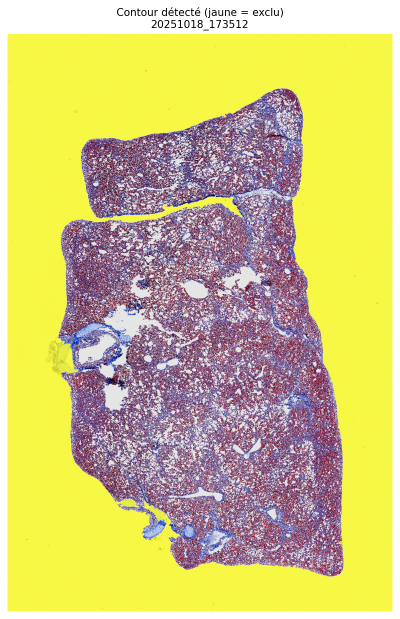
#> input picture NEX2400017A1 TRICHROME - 2024-05-16-1_contour_20251018_173512.png, 800 x 1238 px (shown at 1/2 size); its folder holds only this picture in this run
$ python analyse_pulmonaire.py   (older library calls are emulated)
#> lines starting #> are read from the running program, lines starting #| are printed output that depends on the picture; after the words box and inside, x2 and y2 are one past the last pixel; in counts of white or black regions, pixels touching at a corner belong together
"""
TAI_OpenCV.py - Analyse Automatisée d'Images Histologiques (version OpenCV)
=============================================================================
Analyse de coupes pulmonaires colorées au Trichrome de Masson pour quantifier :
    - Collagène (bleu)
    - Tissu normal (rose/rouge)
    - Air alvéolaire utile (blanc)

Dépendances principales : OpenCV (cv2), numpy, pandas

Cette version est une refonte du script TAI.py original pour utiliser
exclusivement OpenCV pour le traitement d'image, en remplacement de
skimage, scipy, tifffile et matplotlib.

Auteur :  Projet TAI - Analyse SDRA (version finale optimisée OpenCV)
Date : 2025
"""

# ---------------------------
# IMPORTS ET GESTION D'ABSENCES
# ---------------------------
import os
import time
import numpy as np
import pandas as pd
from datetime import datetime
from pathlib import Path

# On vérifie les dépendances critiques (OpenCV, Numpy, Pandas)
try:
    import cv2
except ImportError:
    print("ERREUR: OpenCV (cv2) n'est pas installé. Veuillez l'installer avec 'pip install opencv-python'")
    exit()

try:
    import numpy as np
except ImportError:
    print("ERREUR: Numpy n'est pas installé. Veuillez l'installer avec 'pip install numpy'")
    exit()

try:
    import pandas as pd
except ImportError:
    print("ERREUR: Pandas n'est pas installé. Veuillez l'installer avec 'pip install pandas'")
    exit()


# ================================================================
# AFFICHAGE (fonctions utilitaires pour messages utilisateur)
# ================================================================
# (Identique à l'original)

def print_header(title):
    print("\n" + "=" * 70)
    print(f" {title.center(66)} ")
    print("=" * 70)

def print_info(msg): print(f"ℹ️  {msg}")
def print_success(msg): print(f"✅  {msg}")
def print_warning(msg): print(f"⚠️  {msg}")
def print_error(msg): print(f"❌  {msg}")


# ================================================================
# LECTURE D’IMAGE AVEC SOUS-ÉCHANTILLONNAGE (via OpenCV)
# ================================================================
# Utilise cv2.imread pour lire tous formats (TIFF, PNG, JPG...)

def read_image_cv(path, downscale_preview=2):
    """
    Lit une image avec sous-échantillonnage léger pour économiser la mémoire.
    Utilise OpenCV.
    - path : chemin vers le fichier image
    - downscale_preview : facteur entier (>1) pour prendre 1 pixel sur N
    Retour : un tableau numpy HxWx3 en uint8 (RGB)
    """
    print_info(f"Lecture du fichier: {os.path.basename(path)}")

    # Lecture en BGR par défaut
    arr_bgr = cv2.imread(str(path), cv2.IMREAD_COLOR)

    if arr_bgr is None:
        raise RuntimeError(f"OpenCV n'a pas pu lire le fichier: {path}")

    # Conversion BGR -> RGB pour cohérence
    arr = cv2.cvtColor(arr_bgr, cv2.COLOR_BGR2RGB)

    if downscale_preview > 1:
        H, W = arr.shape[:2]
        # Sous-échantillonnage simple (plus rapide que cv2.resize)
        arr = arr[::downscale_preview, ::downscale_preview]
        print(f"   Image sous-échantillonnée ({downscale_preview}x) → {arr.shape[1]}x{arr.shape[0]} px")

    # Si l'image est en niveaux de gris (ndim == 2), on la convertit en image RGB
    if arr.ndim == 2:
        arr = cv2.cvtColor(arr, cv2.COLOR_GRAY2RGB)

    # On s'assure que le format des pixels est uint8 (valeurs 0-255)
    # cv2.imread (avec IMREAD_COLOR) lit généralement en uint8, mais
    # certains TIFF 16-bit peuvent être lus. On normalise.
    if arr.dtype != np.uint8:
        print_warning(f"Image lue en {arr.dtype}, normalisation en uint8...")
        # Normalisation robuste min-max vers 0-255
        arr = cv2.normalize(arr, None, 0, 255, cv2.NORM_MINMAX, dtype=cv2.CV_8U)

    print_success(f"Image chargée (RGB): {arr.shape[1]}x{arr.shape[0]} px")
    return arr


# ================================================================
# DÉTECTION DU CONTOUR DE L'ÉCHANTILLON (MASQUE GLOBAL - via OpenCV)
# ================================================================

def detect_sample_contour(img, subsample_factor=10, blur_sigma=2):
    """
    Détecte le contour principal (masque binaire) d'un échantillon.
    Utilise OpenCV.
    - img : image RGB numpy
    - subsample_factor : réduction utilisée pour la détection rapide (ex: 10)
    - blur_sigma : sigma du filtre gaussien
    Retour : masque binaire de la taille originale (True = zone d'échantillon)
    """
    print_info("Détection du contour en cours...")
    start = time.time()
    H, W = img.shape[:2]

    # Sous-échantillonnage pour accélérer
    img_small = img[::subsample_factor, ::subsample_factor]

    # Conversion en gris (standard OpenCV)
    gray = cv2.cvtColor(img_small, cv2.COLOR_RGB2GRAY)

    # Application d'un flou gaussien (ksize (0,0) -> déduit de sigma)
    # sigma doit être impair s'il est utilisé pour ksize, mais pour sigmaX c'est ok
    k_size = int(blur_sigma * 4) * 2 + 1 # Estimer une taille de kernel
    gray_blur = cv2.GaussianBlur(gray, (k_size, k_size), sigmaX=blur_sigma)

    # Calcul du seuil d'Otsu (on veut le tissu, qui est sombre, donc THRESH_BINARY_INV)
    thresh_val, mask_small = cv2.threshold(gray_blur, 0, 255, cv2.THRESH_BINARY_INV + cv2.THRESH_OTSU)

    # Recherche de la plus grande région connectée
    contours, _ = cv2.findContours(mask_small, cv2.RETR_EXTERNAL, cv2.CHAIN_APPROX_SIMPLE)

    if not contours:
        raise ValueError("Aucune région détectée.")

    # On choisit le contour ayant la plus grande aire
    largest_contour = max(contours, key=cv2.contourArea)

    # On crée un masque vide et on dessine le plus grand contour (rempli)
    samplemask_small = np.zeros_like(mask_small)
    cv2.drawContours(samplemask_small, [largest_contour], -1, 255, thickness=cv2.FILLED)

    # Opérations morphologiques (équivalent skimage.morphology.disk(N))
    # Note: disk(5) -> diamètre 11. disk(2) -> diamètre 5
    kernel_close = cv2.getStructuringElement(cv2.MORPH_ELLIPSE, (11, 11))
    kernel_dilate = cv2.getStructuringElement(cv2.MORPH_ELLIPSE, (5, 5))

    # Fermeture (remplit petits trous)
    samplemask_small = cv2.morphologyEx(samplemask_small, cv2.MORPH_CLOSE, kernel_close)
    # Dilatation (lisse les bords)
    samplemask_small = cv2.dilate(samplemask_small, kernel_dilate, iterations=1)

    # (L'étape binary_fill_holes de scipy est omise car cv2.drawContours(FILLED)
    # et MORPH_CLOSE ont déjà rempli la structure principale)

    # On remet le masque à la taille d'origine (interpolation NEAREST pour garder 0/255)
    samplemask_full = cv2.resize(samplemask_small, (W, H), interpolation=cv2.INTER_NEAREST)

    print_success(f"Contour détecté en {time.time() - start:.1f}s")

    # Retourne un masque booléen
    return samplemask_full > 128


# ================================================================
# QUANTIFICATION DES STRUCTURES (SEUILLAGE DANS HSV - via OpenCV)
# ================================================================
# Utilise cv2.cvtColor et des seuils adaptés aux plages 0-179 (H) et 0-255 (S,V)

def quantify_structures(img, samplemask, downscale_factor=10):
    """
    Quantifie Collagène, Tissu et Air utile.
    Utilise OpenCV pour la conversion HSV.
    - img : image RGB full-size
    - samplemask : masque binaire full-size (True = zone à analyser)
    - downscale_factor : facteur pour réduire la résolution pendant la quantification
    Retour : dict avec clés "Collagène (%)", "Tissu (%)", "Air utile (%)"
    """
    print_info("Quantification en cours...")
    start = time.time()

    small_img = img[::downscale_factor, ::downscale_factor]
    small_mask = samplemask[::downscale_factor, ::downscale_factor]

    # Conversion RGB -> HSV (OpenCV)
    # Plages OpenCV : H [0, 179], S [0, 255], V [0, 255]
    hsv = cv2.cvtColor(small_img, cv2.COLOR_RGB2HSV)
    H, S, V = cv2.split(hsv)

    # Définition des masques par conditions logiques :
    # Les seuils originaux (0-1) sont convertis aux plages OpenCV

    # - Air : (V > 0.85) & (S < 0.25)
    # V > 0.85 * 255 = 217
    # S < 0.25 * 255 = 64
    mask_air = (V > 217) & (S < 64) & small_mask

    # - Collagène : (H > 0.55 & H < 0.75) & (S > 0.25) & (V > 0.3)
    # H > 0.55 * 179 = 98
    # H < 0.75 * 179 = 134
    # S > 0.25 * 255 = 64
    # V > 0.3 * 255 = 76
    mask_collagen = ((H > 98) & (H < 134)) & (S > 64) & (V > 76) & small_mask

    # - Tissu : (H < 0.05 | H > 0.9) & (S > 0.25) & (V > 0.3)
    # H < 0.05 * 179 = 9
    # H > 0.9 * 179 = 161
    # S > 64
    # V > 76
    mask_tissue = ((H < 9) | (H > 161)) & (S > 64) & (V > 76) & small_mask

    # Nombre total de pixels pertinents (dans le masque de l'échantillon)
    total_pixels = np.sum(small_mask)
    if total_pixels == 0:
        return {"Collagène (%)": 0, "Tissu (%)": 0, "Air utile (%)": 0}

    # Calcul des pourcentages
    collagen_pct = round(np.sum(mask_collagen) / total_pixels * 100, 2)
    tissue_pct = round(np.sum(mask_tissue) / total_pixels * 100, 2)
    air_pct = round(np.sum(mask_air) / total_pixels * 100, 2)

    results = {
        "Collagène (%)": collagen_pct,
        "Tissu (%)": tissue_pct,
        "Air utile (%)": air_pct
    }

    print_success(f"Quantification terminée en {time.time() - start:.1f}s")
    return results


# ================================================================
# VISUALISATION (sauvegarde d'images illustratives - via OpenCV)
# ================================================================
# Utilise cv2.imwrite pour sauver en PNG et cv2.putText pour ajouter les légendes

def _create_canvas_with_title(img, title_lines, title_height=60):
    """Utilitaire pour ajouter un bandeau titre à une image (style matplotlib)"""
    H, W = img.shape[:2]
    # Crée un canvas noir (H + bandeau) x W
    canvas = np.zeros((H + title_height, W, 3), dtype=np.uint8)
    # Colle l'image en bas
    canvas[title_height:, :, :] = img

    # Ajoute les lignes de texte
    for i, line in enumerate(title_lines):
        y_pos = 25 + i * 25 # Position verticale de la ligne
        cv2.putText(canvas, line, (10, y_pos),
                    cv2.FONT_HERSHEY_SIMPLEX, 0.7, (255, 255, 255), 2)
    return canvas

def visualize_contour_zone(img, samplemask, output_path, timestamp):
    """
    Sauvegarde une image montrant le contour détecté en overlay.
    Utilise OpenCV.
    """
    display_factor = 20 if min(img.shape[:2]) > 5000 else 5
    img_d = img[::display_factor, ::display_factor]
    mask_d = samplemask[::display_factor, ::display_factor]

    # Création d'un overlay visuel (numpy est efficace ici)
    overlay = img_d.copy()
    # Teinte en jaune les zones exclues (~mask_d)
    yellow_part = (0.3 * overlay[~mask_d] + 0.7 * np.array([255, 255, 0])).astype(np.uint8)
    overlay[~mask_d] = yellow_part

    # Création du canvas final avec titre
    title_lines = [
        f"Contour detecte (jaune = exclu)",
        f"{timestamp}"
    ]
    canvas = _create_canvas_with_title(overlay, title_lines)

    # Sauvegarde (OpenCV écrit en BGR)
    cv2.imwrite(str(output_path), cv2.cvtColor(canvas, cv2.COLOR_RGB2BGR))


def visualize_segmentation(img, samplemask, downscale_factor, output_path, timestamp):
    """
    Sauvegarde une image représentant la segmentation (R= tissu, V= collagène, B= air).
    Utilise OpenCV.
    """
    small_img = img[::downscale_factor, ::downscale_factor]
    small_mask = samplemask[::downscale_factor, ::downscale_factor]

    hsv = cv2.cvtColor(small_img, cv2.COLOR_RGB2HSV)
    H, S, V = cv2.split(hsv)

    # Recalcul des masques (seuils OpenCV 0-179, 0-255)
    mask_air = (V > 217) & (S < 64) & small_mask
    mask_collagen = ((H > 98) & (H < 134)) & (S > 64) & (V > 76) & small_mask
    mask_tissue = ((H < 9) | (H > 161)) & (S > 64) & (V > 76) & small_mask

    # Préparation d'une image RGB vide (noire)
    seg = np.zeros_like(small_img)
    # Remplissage des canaux (logique numpy)
    seg[..., 0][mask_tissue] = 255    # canal rouge = tissu
    seg[..., 1][mask_collagen] = 255  # canal vert = collagène
    seg[..., 2][mask_air] = 255       # canal bleu = air utile

    # Création du canvas final avec titre
    title_lines = [
        "Segmentation: Rouge=Tissu | Vert=Collagene | Bleu=Air utile",
        f"{timestamp}"
    ]
    canvas = _create_canvas_with_title(seg, title_lines)

    # Sauvegarde (OpenCV écrit en BGR)
    cv2.imwrite(str(output_path), cv2.cvtColor(canvas, cv2.COLOR_RGB2BGR))


# ================================================================
# TRAITEMENT D’UNE IMAGE (fonction orchestratrice)
# ================================================================
# (Quasiment identique, appelle juste read_image_cv)

def process_single_image(image_path, output_folder, downscale_preview, downscale_factor):
    """
    Processus complet pour une seule image.
    """
    basename = Path(image_path).stem
    print_header(f"TRAITEMENT: {basename}")

    start_total = time.time()
    timestamp_str = datetime.now().strftime("%Y%m%d_%H%M%S")

    # 1) Lecture de l'image (via OpenCV)
    img = read_image_cv(image_path, downscale_preview=downscale_preview)

    # 2) Détection du contour (via OpenCV)
    samplemask = detect_sample_contour(img, subsample_factor=10)

    # 3) Sauvegarde image overlay (via OpenCV)
    contour_path = os.path.join(output_folder, f"{basename}_contour_{timestamp_str}.png")
    visualize_contour_zone(img, samplemask, contour_path, timestamp_str)

    # 4) Sauvegarde image de segmentation (via OpenCV)
    seg_path = os.path.join(output_folder, f"{basename}_segmentation_{timestamp_str}.png")
    visualize_segmentation(img, samplemask, downscale_factor, seg_path, timestamp_str)

    # 5) Quantification (via OpenCV-HSV)
    results = quantify_structures(img, samplemask, downscale_factor)
    total_time = round(time.time() - start_total, 2)

    return {
        "Nom du fichier": basename,
        "Date/Heure": datetime.now().strftime("%Y-%m-%d %H:%M:%S"),
        **results,
        "Temps de calcul (s)": total_time,
        "Erreur": ""
    }


# ================================================================
# CHOIX DU MODE D'ANALYSE (interaction utilisateur)
# ================================================================
# (Identique à l'original)

def choose_analysis_mode():
    print_header("CHOIX DU MODE D'ANALYSE")
    print("1️⃣  Équilibré (recommandé) → preview=2, downscale=10")
    print("2️⃣  Mode sûr (anti-crash)  → preview=3, downscale=10")
    print("3️⃣  Haute précision        → preview=2, downscale=7")
    print("4️⃣  Batch rapide           → preview=3, downscale=12")

    while True:
        choice = input("👉 Choisissez un mode (1-4) : ").strip()
        if choice in ['1', '2', '3', '4']:
            break
        print_error("Choix invalide, réessayez.")

    return {"1": (2, 10), "2": (3, 10), "3": (2, 7), "4": (3, 12)}[choice]


# ================================================================
# SÉLECTION DES IMAGES (manuel ou dossier complet)
# ================================================================
# (Identique à l'original)

def get_image_list():
    print_header("SÉLECTION DES IMAGES")
    print("1️⃣  Sélection manuelle (une par une, avec 'done' à la fin)")
    print("2️⃣  Dossier complet (toutes les images du dossier)")
    while True:
        mode = input("👉 Choisissez un mode (1 ou 2) : ").strip()
        if mode in ["1", "2"]:
            break
        print_error("Choix invalide.")

    images = []
    if mode == "1":
        while True:
            path = input("Chemin image (ou 'done'): ").strip()
            if path.lower() == "done":
                break
            if os.path.isfile(path):
                images.append(path)
                print_success(f"Ajoutée: {os.path.basename(path)}")
            else:
                print_error("Fichier non trouvé.")
    else:
        folder = input("Chemin du dossier contenant les images : ").strip()
        if not os.path.isdir(folder):
            print_error("Dossier introuvable.")
            return []

        for ext in ("*.tif", "*.tiff", "*.png", "*.jpg", "*.jpeg", "*.bmp"):
            images.extend(Path(folder).glob(ext))

        images = [str(p) for p in images]
        print_success(f"{len(images)} images détectées dans le dossier.")

    return images


# ================================================================
# FONCTION MAIN (orchestration générale et interface utilisateur)
# ================================================================
# (Identique à l'original)

def main():
    print_header("ANALYSE AUTOMATISÉE D'IMAGES HISTOLOGIQUES (Version OpenCV)")
    downscale_preview, downscale_factor = choose_analysis_mode()
#> the loop in choose_analysis_mode, `while True:` made 1 pass; the answer given on pass 1: 1

    # PHASE 1 : test sur une image
    print_header("PHASE 1: TEST SUR UNE IMAGE")
    test_image = input("Chemin de l'image de test (ou 'q' pour quitter): ").strip()
#> the answer given: NEX2400017A1 TRICHROME - 2024-05-16-1_contour_20251018_173512.png
    if test_image.lower() == "q" or not os.path.isfile(test_image):
        if test_image.lower() != "q": print_error("Fichier non trouvé.")
        print_warning("Analyse annulée.")
        return

    out_dir = os.path.join(os.path.dirname(test_image), "TEST_RESULTS_CV")
    os.makedirs(out_dir, exist_ok=True)
    try:
        row = process_single_image(test_image, out_dir, downscale_preview, downscale_factor)
#> in read_image_cv, arr_bgr is the input picture: shape (1238, 800, 3); mean B, G, R 122.3, 195.4, 207.2
#|    Image sous-échantillonnée (2x) → 400x619 px
#> in detect_sample_contour, `thresh_val, mask_small = cv2.threshold(gray_blur, 0, 255, cv2.THRESH_B..`:
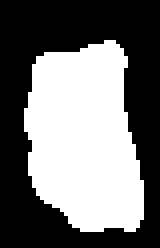
#> mask_small: shape (62, 40) (shown 4 times larger); 44.8% white; 1 white region
#> in detect_sample_contour, `thresh_val, mask_small = cv2.threshold(gray_blur, 0, 255, cv2.THRESH_B..`: thresh_val = 186
#> in detect_sample_contour, `contours, _ = cv2.findContours(mask_small, cv2.RETR_EXTERNAL, cv2.CHAI..`: contours = 1 contour; box (x1, y1, x2, y2) and area: (6, 10, 36, 58) 1048
#> in detect_sample_contour, `largest_contour = max(contours, key=cv2.contourArea)`: largest_contour = contour of 59 points, box (x1, y1, x2, y2) (6, 10, 36, 58), area 1048
#> in detect_sample_contour, `samplemask_small = cv2.morphologyEx(samplemask_small, cv2.MORPH_CLOSE,..`: samplemask_small: shape (62, 40); 49.1% white; 1 white region, box (x1, y1, x2, y2) and area: (6, 10, 40, 62) 1217
#> in detect_sample_contour, `samplemask_small = cv2.dilate(samplemask_small, kernel_dilate, iterati..`: samplemask_small: shape (62, 40); 59.5% white; 2 black regions, box (x1, y1, x2, y2) and area: (0, 0, 40, 62) 980, (34, 56, 40, 62) 25
#> in detect_sample_contour, `samplemask_full = cv2.resize(samplemask_small, (W, H), interpolation=c..`:
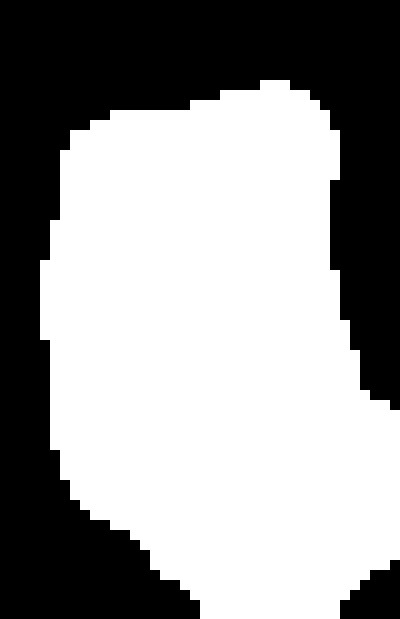
#> samplemask_full: shape (619, 400); 59.5% white; 2 black regions, box (x1, y1, x2, y2) and area: (0, 0, 400, 619) 97800, (340, 560, 400, 619) 2440
#> in visualize_contour_zone, `img_d = img[::display_factor, ::display_factor]`:
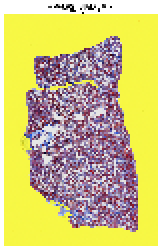
#> img_d: shape (124, 80, 3) (shown 2 times larger); mean R, G, B 206.6, 194.6, 121
#> in visualize_contour_zone, `mask_d = samplemask[::display_factor, ::display_factor]`: mask_d: shape (124, 80) bool; 59.5% white; 2 black regions, box (x1, y1, x2, y2) and area: (0, 0, 80, 124) 3920, (68, 112, 80, 124) 100
#> in visualize_contour_zone, `overlay[~mask_d] = yellow_part`:
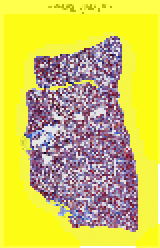
#> overlay: shape (124, 80, 3) (shown 2 times larger); mean R, G, B 208.9, 196.8, 89.8
#> after the loop in _create_canvas_with_title, `for i, line in enumerate(title_lines):`:
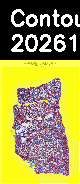
#> canvas: shape (184, 80, 3); mean R, G, B 158.8, 150.6, 78.5
#> in visualize_segmentation, `hsv = cv2.cvtColor(small_img, cv2.COLOR_RGB2HSV)`: hsv: shape (62, 40, 3); mean H, S, V 72.3, 123.6, 213.3
#> in visualize_segmentation, `mask_air = (V > 217) & (S < 64) & small_mask`: mask_air: shape (62, 40) bool; 7% white in thin lines or dots, all inside (x1, y1, x2, y2) = (8, 10, 33, 58)
#> in visualize_segmentation, `mask_collagen = ((H > 98) & (H < 134)) & (S > 64) & (V > 76) & small_m..`: mask_collagen: shape (62, 40) bool; 5.7% white in thin lines or dots, all inside (x1, y1, x2, y2) = (7, 10, 35, 56)
#> in visualize_segmentation, `mask_tissue = ((H < 9) | (H > 161)) & (S > 64) & (V > 76) & small_mask`: mask_tissue: shape (62, 40) bool; 8.3% white in thin lines or dots, all inside (x1, y1, x2, y2) = (7, 10, 35, 58)
#> call 2 of _create_canvas_with_title, with title_height = 60
#> after the loop in _create_canvas_with_title (call 2), `for i, line in enumerate(title_lines):`:
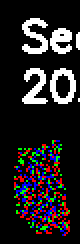
#> canvas: shape (122, 40, 3) (shown 2 times larger); mean R, G, B 36, 32.6, 34.2
#> in visualize_segmentation, `canvas = _create_canvas_with_title(seg, title_lines)`:
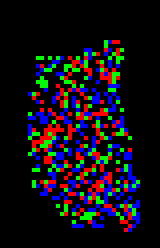
#> seg: shape (62, 40, 3) (shown 4 times larger); mean of channels 0, 1, 2 21.3, 14.6, 17.8; drawn as B, G, R
#> in quantify_structures, `total_pixels = np.sum(small_mask)`: total_pixels = 1475
#> in quantify_structures, `collagen_pct = round(np.sum(mask_collagen) / total_pixels * 100, 2)`: collagen_pct = 9.63
#> in quantify_structures, `tissue_pct = round(np.sum(mask_tissue) / total_pixels * 100, 2)`: tissue_pct = 14.03
#> in quantify_structures, `air_pct = round(np.sum(mask_air) / total_pixels * 100, 2)`: air_pct = 11.73
#> in quantify_structures, `results = { "Collagène (%)": collagen_pct, "Tissu (%)": tissue_pct, "A..`: results = {'Collagène (%)': 9.63, 'Tissu (%)': 14.03, 'Air utile (%)': 11.73}
#> row = 7 items
        print_success(f"Résultats du test : Collagène={row['Collagène (%)']}%, Tissu={row['Tissu (%)']}%, Air={row['Air utile (%)']}%")
        print_info(f"Visualisations sauvegardées dans: {out_dir}")
    except Exception as e:
        print_error(f"Erreur pendant le test: {e}")
        import traceback
        traceback.print_exc() # Affiche plus de détails en cas d'erreur
        return

#> (the run stopped early here; a loop or call above may not have finished)
